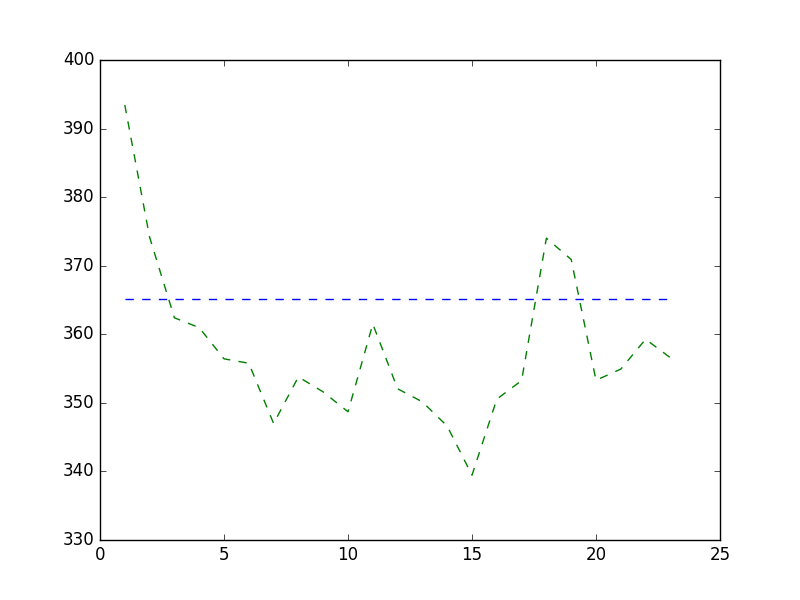

Python code for this plot:
import matplotlib.pyplot as plt

# Image: duomo.jpg, cols: 2048 rows: 1536, 55 seams

t = [1, 2, 3, 4, 5,
     6, 7, 8, 9, 10,
     11, 12, 13, 14, 15,
      16, 17, 18, 19, 20,
     21, 22, 23
     ]

plt.plot(
    t,
    [
        393.436,
        374.164,
        362.404,
        360.972,
        356.422,
        355.775,
        346.995,
        353.784,
        351.594,
        348.7,
        361.498,
        352.056,
        350.141,
        346.61,
        339.452,
        350.544,
        353.252,
        374.017,
        370.906,
        353.299,
        354.925,
        359.276,
        356.578,
    ],
    'g--',
    t,
    [
        365.196,
        365.196,
        365.196,
        365.196,
        365.196,
        365.196,

        365.196,
        365.196,
        365.196,
        365.196,
        365.196,
        365.196,

        365.196,
        365.196,
        365.196,
        365.196,
        365.196,
        365.196,

        365.196,
        365.196,
        365.196,
        365.196,
        365.196,

    ],
    'b--',
)
plt.show()
